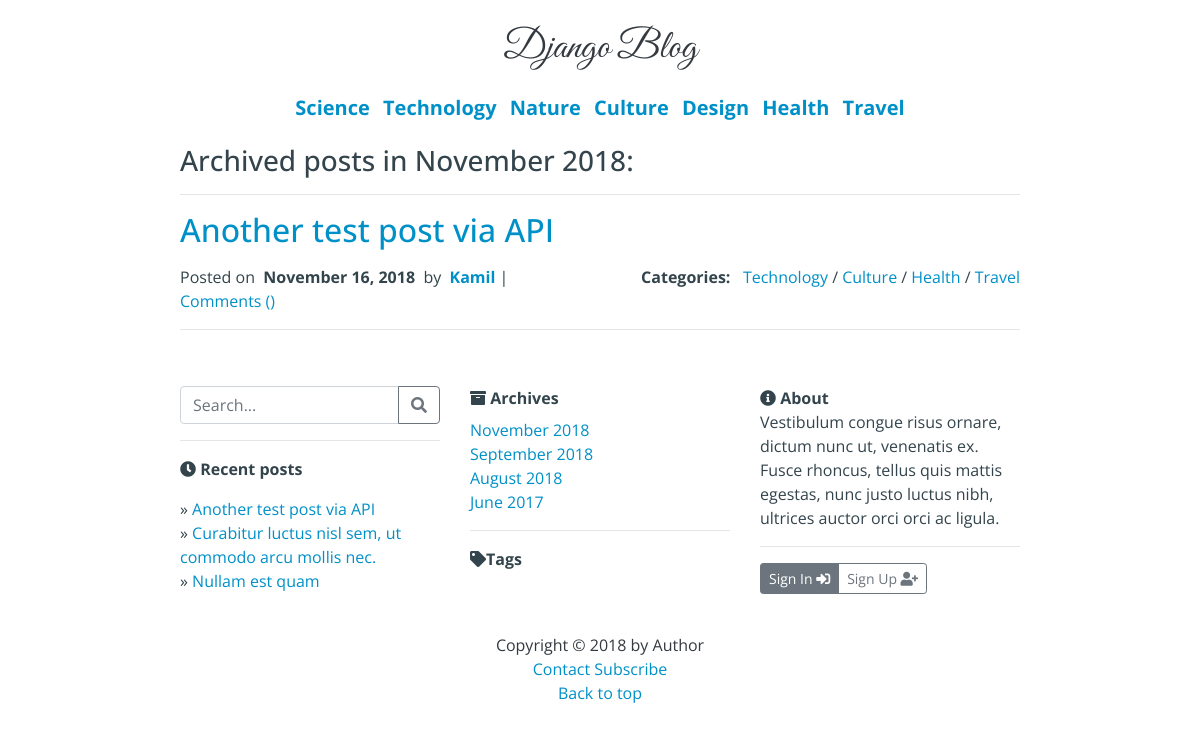
The app's page /2018/11/ with its own data.
### blog/models.py (models this page shows, shortened)
class Category(models.Model):
    name = models.CharField(max_length=100, unique=True)
    class Meta:
        verbose_name_plural = 'Categories'

class Post(models.Model):
    STATUS = (
        ('DRAFT', 'Draft'),
        ('PUBLISHED', 'Published'),
    )
    category = models.ManyToManyField(Category, blank=False)
    author = models.ForeignKey(
        User,
        on_delete=models.CASCADE,
        related_name='posts')
    picture = models.ImageField(upload_to='media', default='media/None/no-img.jpg')
    title = models.CharField(max_length=300)
    slug = models.SlugField(
        max_length=300,
        unique_for_date='published_date')
    content = MarkdownxField() # markdownx
    published_date = models.DateTimeField(default=timezone.now)
    allow_comments = models.BooleanField(default=True)
    status = models.CharField(default='DRAFT', choices=STATUS, max_length=10)
    tags = TaggableManager()
    class Meta:
        ordering = ('-published_date', )
    def __str__(self):
        return self.title

### blog/views.py (the view)
class PostYearMonthArchive(CategoryDatesMixin, ArchiveMixin, MonthArchiveView):
    pass

### blog/templatetags/blog_filters.py (called while the page is built)
@register.filter
def month_name(month_number):
    return calendar.month_name[month_number]

### blog/views.py (called while the page is built)
    def get_context_data(self, **kwargs):
        context = super().get_context_data(**kwargs)
        context['categories'] = Category.objects.all()
        context['dates'] = Post.objects.filter(
            status='PUBLISHED').datetimes(field_name='published_date',
                                          kind='month',
                                          order='DESC')
        context['recent_posts'] = Post.objects.filter(
                                        status='PUBLISHED') \
                                    .order_by('-published_date')[:3]
        return context

### blog/templates/blog/post_archive_month.html (shortened to what this page needs)
{% extends 'base.html' %}
{% block content %}
<h3>Archived posts in {{ month|date:"F Y" }}:</h3>
<hr>
{% for post in posts %}
    {% if post.status != 'DRAFT' %}
        <div class="post">
            <p><a href="{% url 'blog:details_post' slug=post.slug %}"><h2>{{ post.title }}</h2></a></p>
            <div class="row justify-content-between">
                <div class="col-6">
                Posted on &nbsp;<b>{{ post.published_date|date:"F j, Y" }}</b>&nbsp; by &nbsp;<b><a href="{% url 'blog:author' author=post.author.first_name %}">{{ post.author.first_name }}</a></b>
                |
                <a href="{% url 'blog:details_post' slug=post.slug %}">Comments (<span class="fb-comments-count" data-href="{{ request.build_absolute_uri }}/{{ post.slug }}/"></span>)</a>
                </div>
                <div class="col-6 text-right">
                    <b>Categories:</b> &nbsp;
                    {% for category in post.category.all %}
                        {% if not forloop.first %}/ {% endif %}
                        <a href="{% url 'blog:category' name=category.name %}">{{ category.name }}</a>
                    {% endfor %}
                </div>
            </div>
        </div>
        <hr>
    {% endif %}
{% empty %}
    <p>No posts.</p>
{% endfor %}
{% endblock %}

### blog/templates/base.html (shortened to what this page needs)
{% load static %}
{% load taggit_templatetags2_tags %}
{% load blog_filters %}
<!DOCTYPE html>
<html lang="en">
<head>
    <link rel="stylesheet" href="{% static 'css/bootstrap.min.css' %}">
    <link rel="stylesheet" href="{% static 'css/all.css' %}">
    <link rel="stylesheet" href="{% static 'css/blog.css' %}">
</head>
<body>
    <div class="container w-75">
        <header class="container mt-4 text-center">
            <a class="h1 text-dark blog-title" href="/">Django Blog</a>
        </header>
        {% if categories %}
        <div class="container my-4">
            <ul class="list-unstyled list-inline text-center h5 font-weight-bold">
            {% for category in categories %}
                <li class="list-inline-item">
                    <a href="{% url 'blog:category' name=category.name %}">{{ category.name }}</a>
                </li>
            {% endfor %}
            </ul>
        </div>
        {% endif %}
        <main class="container">
            {% block content %} {% endblock %}
        </main>
        <footer class="py-3">
            <div class="container">
                <div class="row py-4">
                    <div class="col-md-4">
                        <form method="GET" action="{% url 'blog:search' %}">
                            <div class="input-group">
                                <input type="text" class="form-control" placeholder="Search..." name="q">
                                <div class="input-group-append">
                                    <button class="btn btn-outline-secondary" type="button"><i class="fas fa-search"></i></button>
                                </div>
                            </div>
                        </form>
                        <hr>
                        <p>
                            <i class="fas fa-clock"></i>&nbsp;<b>Recent posts</b>
                            <ul class="list-unstyled mt-2">
                                {% for post in recent_posts %}
                                    <li>
                                        &raquo;&nbsp;<a href="{% url 'blog:details_post' slug=post.slug %}">{{ post }}</a>
                                    </li>
                                {% empty %}
                                    <p>No posts.</p>
                                {% endfor %}
                            </ul>
                        </p>
                    </div>
                    <div class="col-md-4">
                        <i class="fas fa-archive"></i>&nbsp;<b>Archives</b>
                        <ul class="list-unstyled mt-2">
                            {% for date in dates %}
                                <li>
                                    <a href="{% url 'blog:ym_archive' year=date.year month=date.month %}">{{ date.month|month_name }} {{ date.year }}</a>
                                </li>
                            {% endfor %}
                        </ul>
                        <hr>
                        <i class="fas fa-tag"></i><b>Tags</b>
                            {% get_tagcloud as tags %}
                    </div>
                    <div class="col-md-4">
                        <i class="fas fa-info-circle"></i>&nbsp;<b>About</b>
                        <p>
                            Vestibulum congue risus ornare, dictum nunc ut, venenatis ex. Fusce rhoncus, tellus quis mattis egestas, nunc justo luctus nibh, ultrices auctor orci orci ac ligula.
                        </p>
                        <hr>
                        {% if user.is_authenticated %}
                            <div class="btn-group btn-group-sm" role="group">
                                <a href="{% url 'profile' %}" type="button" class="btn btn-success active"><b>{{ user.first_name }}</b> <i class="fas fa-user"></i></button>
                                <a href="{% url 'logout' %}?next={{ request.path | urlencode }}" class="btn btn-warning">Logout <i class="fas fa-sign-out-alt"></i></a>
                            </div>
                        {% else %}
                            <div class="btn-group btn-group-sm" role="group">
                                <a href="{% url 'login' %}?next={{ request.path | urlencode }}" class="btn btn-secondary">Sign In <i class="fas fa-sign-in-alt"></i></a>
                                <a href="{% url 'signup' %}" class="btn btn-outline-secondary">Sign Up <i class="fas fa-user-plus"></i></a>
                            </div>
                        {% endif %}
                    </div>
                </div>
                <p class="m-0 text-center text-dark">
                    Copyright &copy; {% now "Y" %} by Author<br>
                    <a href="{% url 'contact' %}">Contact</a>&nbsp;<a href="{% url 'feed' %}">Subscribe</a><br>
                    <a href="#">Back to top</a>
                </p>
            </div>
        </footer>
    </div>
</body>
</html>

### blog/static/css/all.css (style rules this page uses)
.fa, .fas, .far, .fal, .fab { -moz-osx-font-smoothing: grayscale; -webkit-font-smoothing: antialiased; display: inline-block; font-style: normal; font-variant: normal; text-rendering: auto; line-height: 1; }
.fa-archive:before { content: "\f187"; }
.fa-clock:before { content: "\f017"; }
.fa-info-circle:before { content: "\f05a"; }
.fa-search:before { content: "\f002"; }
.fa-sign-in-alt:before { content: "\f2f6"; }
.fa-tag:before { content: "\f02b"; }
.fa-user-plus:before { content: "\f234"; }
.fa, .fas { font-family: 'Font Awesome 5 Free'; font-weight: 900; }

### blog/static/css/blog.css (style rules this page uses)
body { background-color: #fff; color: #33444C; font-family: "Open Sans", sans-serif; }
a { color: #0090C8; text-decoration: none; }
.blog-title { font-family: 'Great Vibes', cursive; }

### records on screen
Category: name "Science"
Category: name "Technology"
Category: name "Nature"
Category: name "Culture"
Category: name "Design"
Category: name "Health"
Category: name "Travel"
Post: published_date "November 16, 2018", author.first_name "Kamil", title "Another test post via API"
Post: title "Curabitur luctus nisl sem, ut commodo arcu mollis nec."
Post: title "Nullam est quam"

### other values on screen
{{ month|date:"F Y" }} "November 2018"
{{ date.month|month_name }} "November" "September" "August" "June"
{{ date.year }} "2018" "2018" "2018" "2017"
